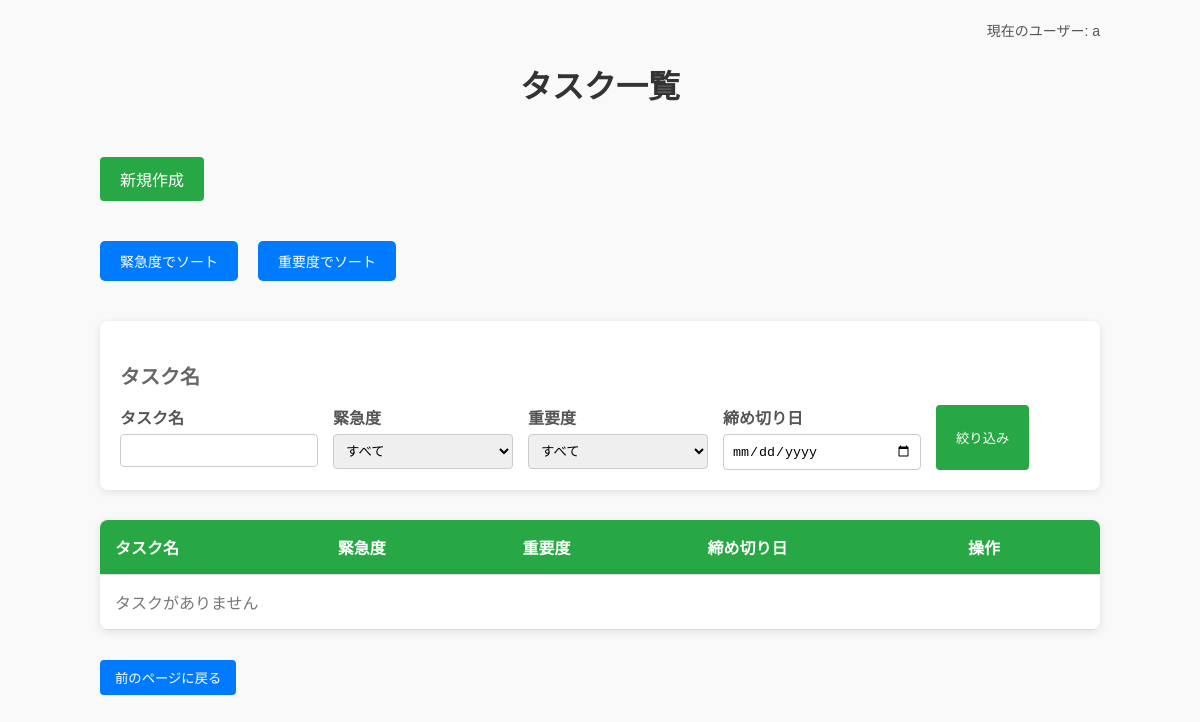
Before: /accounts/todo_list/ (signed in) with the older database file.
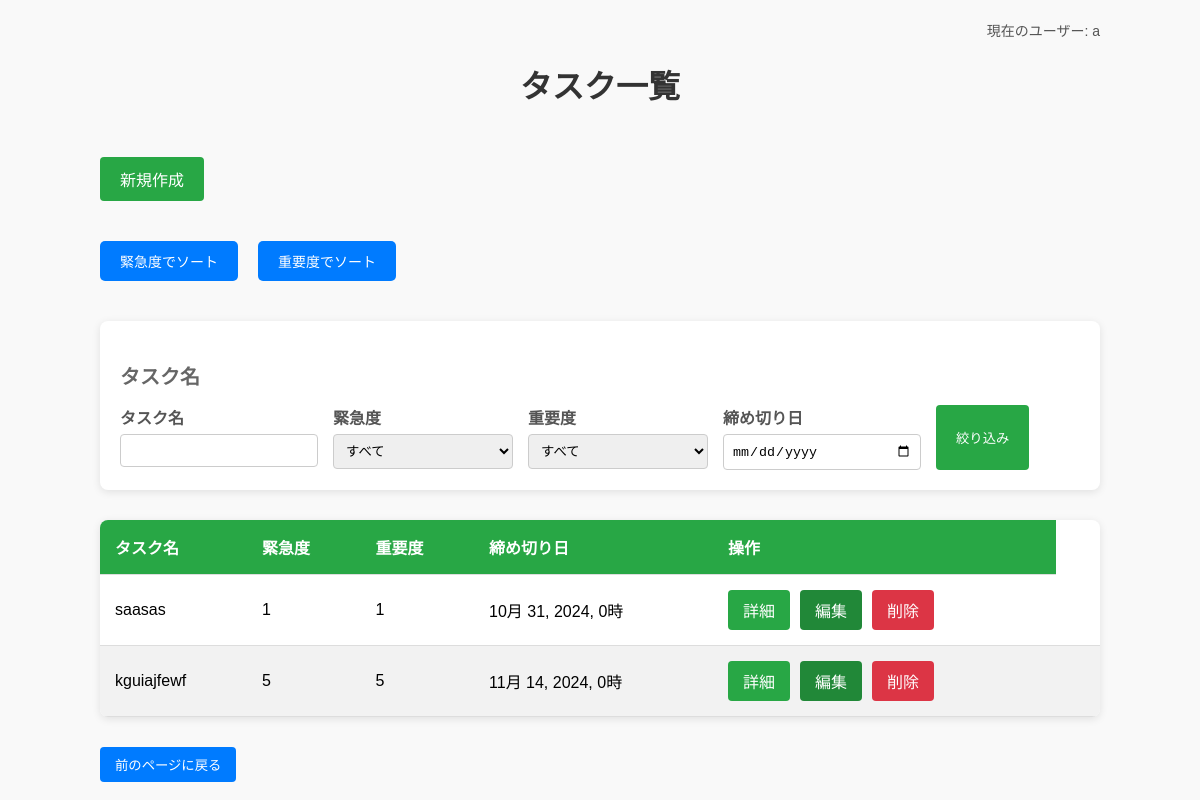
After: the same page with the newer database file.
### accounts/models.py (models this page shows)
class Todo(models.Model):
    title = models.CharField("タスク名", max_length=30)
    description = models.TextField("詳細", blank=True)
    deadline = models.DateTimeField("締切")
    urgency = models.IntegerField('緊急度',choices=[(i, i) for i in range(1, 6)], default=3)
    importance = models.IntegerField('重要度',choices=[(i, i) for i in range(1, 6)], default=3)
    user = models.ForeignKey(
        'accounts.Users',on_delete=models.CASCADE
    )
    def __str__(self):
        return self.title
    def is_past_due(self):
        return self.deadline < timezone.now()
    def is_approaching_deadline(self):
        return timezone.now() > self.deadline - timezone.timedelta(days=3)

### accounts/views.py (the view, shortened to what this page needs)
# urls.py: path("todo_list/", TodoList.as_view(), name="list"),
class TodoList(LoginRequiredMixin, ListView):
    template_name = 'todo_list.html'
    model = Todo
    context_object_name = "tasks"
    login_url = '/accounts/user_login/'
    def get_context_data(self, **kwargs):
        context = super().get_context_data(**kwargs)
        context['current_time'] = timezone.now()
        return context
    def get_queryset(self):
        queryset = Todo.objects.all()
        print(queryset)
        sort = self.request.GET.get('sort', None)
        if sort == 'urgency':
            queryset = queryset.order_by('-urgency')
        elif sort == 'importance':
            queryset = queryset.order_by('-importance')
        urgency_filter = self.request.GET.get('urgency', None)
        if urgency_filter:
            queryset = queryset.filter(urgency=urgency_filter)
        importance_filter = self.request.GET.get('importance', None)
        if importance_filter:
            queryset = queryset.filter(importance=importance_filter)
        title_filter = self.request.GET.get('title', None)
        if title_filter:
            queryset = queryset.filter(title__icontains=title_filter)
        return queryset

### templates/todo_list.html (shortened to what this page needs)
<!DOCTYPE html>
<html lang="ja">
<head>
</head>
<body>
    <div class="container">
        <div class="user-info">
            {% if request.user.is_authenticated %}
                現在のユーザー: {{ request.user.username }}
            {% else %}
                ログインしていません。
            {% endif %}
        </div>
        <h1>タスク一覧</h1>
        <a href="{% url 'accounts:create' %}" class="create-btn">新規作成</a>
        <div class="sort-buttons">
            <a href="javascript:void(0);" onclick="sortTable('urgency')">緊急度でソート</a>
            <a href="javascript:void(0);" onclick="sortTable('importance')">重要度でソート</a>
        </div>
        <div class="filter-section">
            <h3>タスク名</h3>
            <form id="filter-form">
                <div>
                    <label for="title">タスク名</label>
                    <input type="text" name="title" id="title">
                </div>
                <div>
                    <label for="urgency">緊急度</label>
                    <select name="urgency" id="urgency">
                        <option value="">すべて</option>
                    </select>
                </div>
                <div>
                    <label for="importance">重要度</label>
                    <select name="importance" id="importance">
                        <option value="">すべて</option>
                    </select>
                </div>
                <div>
                    <label for="deadline">締め切り日</label>
                    <input type="date" id="deadline" name="deadline">
                </div>
                <button type="button" onclick="filterTasks()">絞り込み</button>
            </form>
        </div>
        <table class="task-table" id="task-table">
            <thead>
                <tr>
                    <th>タスク名</th>
                    <th>緊急度</th>
                    <th>重要度</th>
                    <th>締め切り日</th>
                    <th class="actions">操作</th>
                </tr>
            </thead>
            <tbody>
                {% for task in tasks %}
                <tr>
                    <td>{{ task.title }}</td>
                    <td>{{ task.urgency }}</td>
                    <td>{{ task.importance }}</td>
                    <td>{{ task.deadline }}</td>
                    <td class="actions">
                        <div class="btn-group">
                            <a href="{% url 'accounts:detail' task.pk %}" class="detail-btn">詳細</a>
                            <a href="{% url 'accounts:update' task.pk %}" class="update-btn">編集</a>
                            <a href="{% url 'accounts:delete' task.pk %}" class="delete-btn">削除</a>
                        </div>
                    </td>
                    <td>
                    </td>
                </tr>
                {% empty %}
                <tr>
                    <td colspan="5" class="no-tasks">タスクがありません</td>
                </tr>
                {% endfor %}
            </tbody>
        </table>
        <form action="{% url 'accounts:home' %}" method="GET">
            <button type="submit" class="back-btn">前のページに戻る</button>
        </form>
    </div>
</body>
</html>

Changed rows visible on the page:
added Todo: title "saasas", urgency "1", importance "1", deadline "10月 31, 2024, 0時"
added Todo: title "kguiajfewf", urgency "5", importance "5", deadline "11月 14, 2024, 0時"
Other visible differences:
text no longer shown: "タスクがありません"
